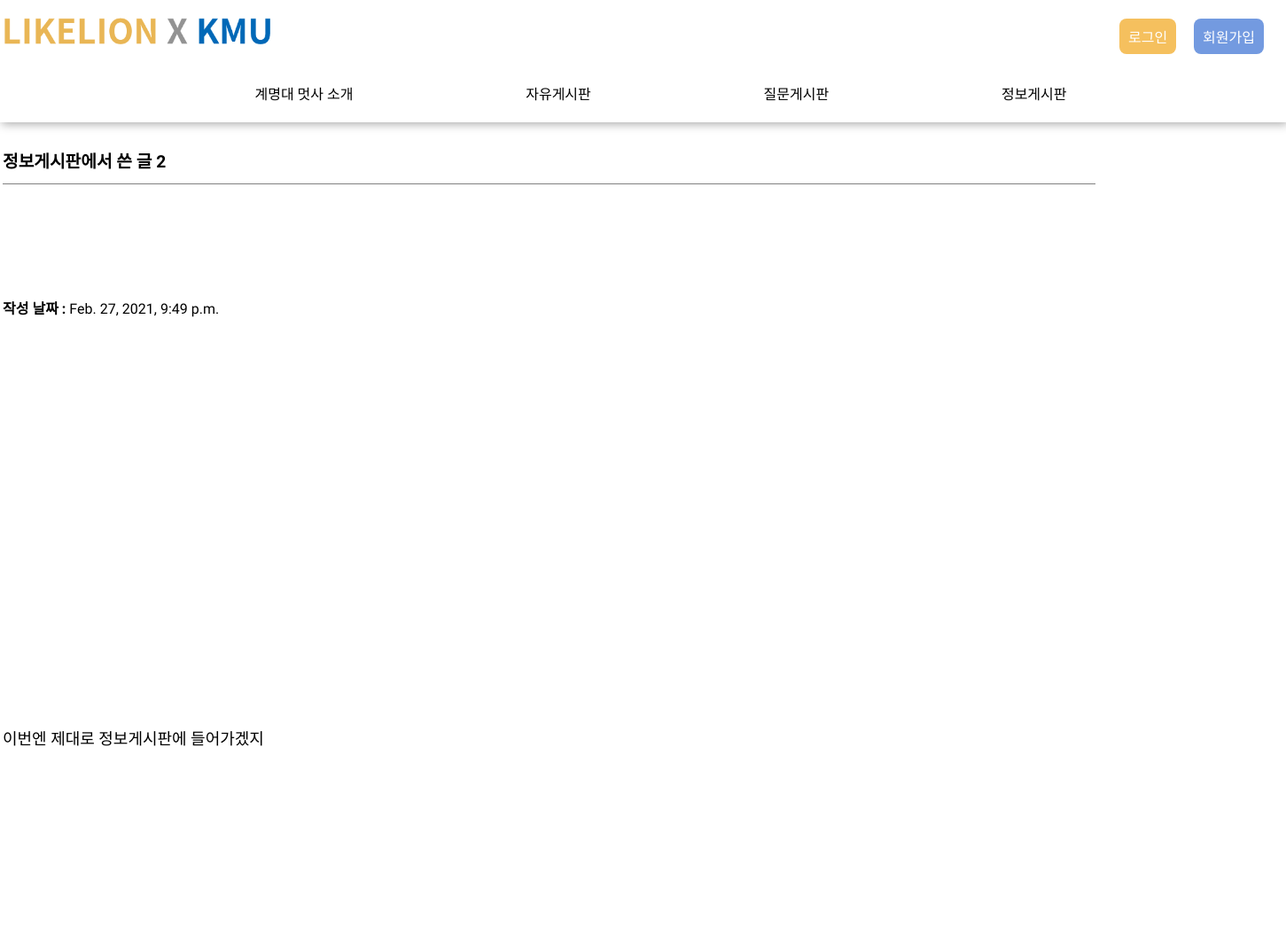
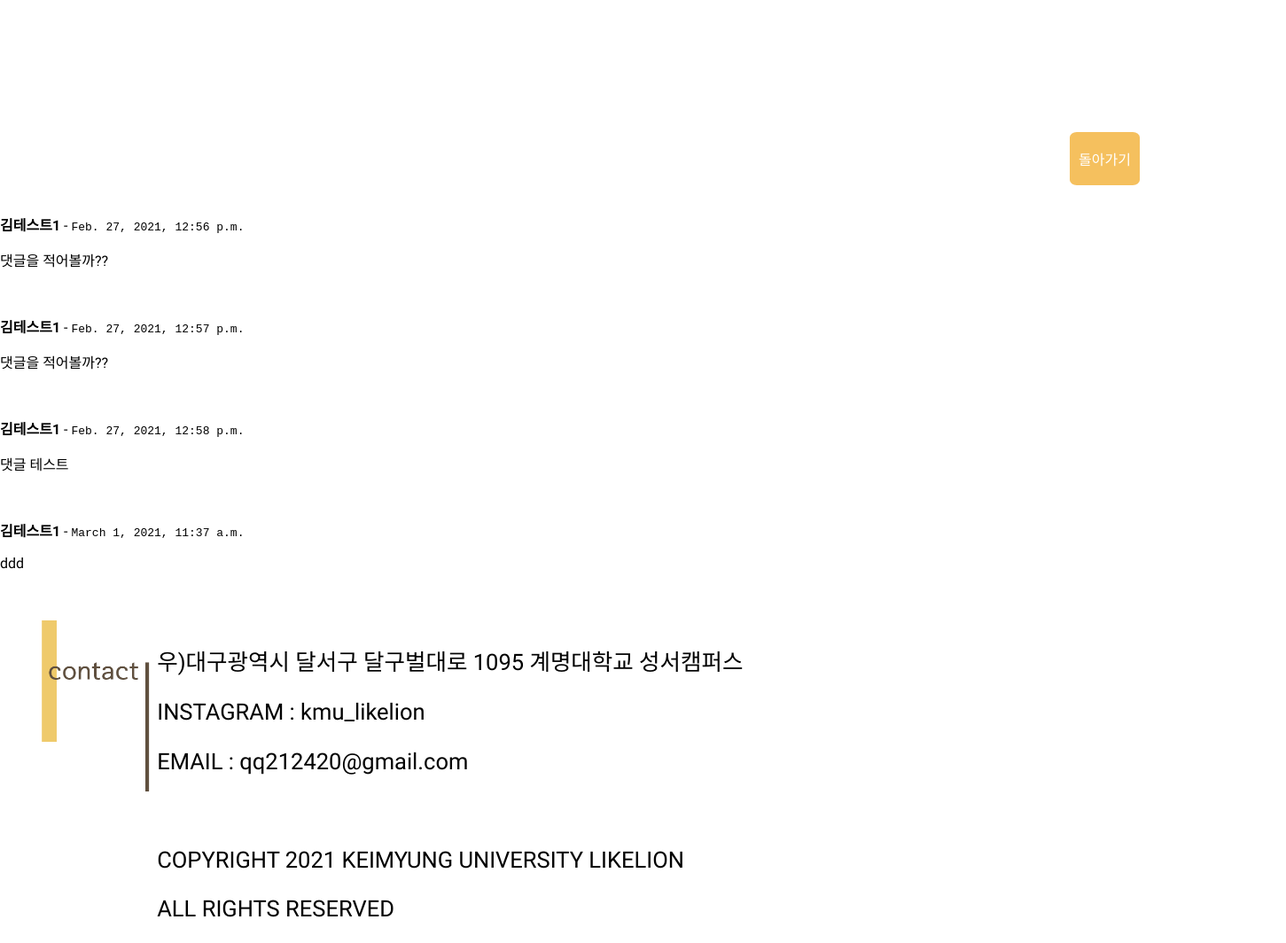
/info/1, run on the app's committed database (2 pictures, top to bottom).
### crud/models.py (models this page shows, shortened)
class Info(models.Model):
    title = models.CharField(max_length=200)
    profile_id = models.ForeignKey(Profile, related_name="Info_profile", on_delete=models.CASCADE, db_column="Info_profile_id")
    pub_date = models.DateTimeField('date published')
    body = models.TextField()

class InfoComment(models.Model):
    info_id = models.ForeignKey(Info, related_name="info", on_delete=models.CASCADE, db_column="info_id")
    profile_id = models.ForeignKey(Profile, related_name="InfoComment_profile", on_delete=models.CASCADE, db_column="InfoComment_profile_id")
    pub_date = models.DateTimeField('date published')
    body = models.TextField(null=False, blank=False)

### account/models.py (models this page shows, shortened)
class Profile(models.Model):
    user_id = models.CharField(max_length = 20) #아이디
    name = models.CharField(max_length = 20) #사용자의 이름
    student_Number = models.CharField(max_length=45) #학번
    user_PW = models.CharField(max_length=256) #사용자의 패스워드
    major = models.CharField(max_length=45) #전공
    age = models.IntegerField() #나이
    admin = models.IntegerField() #유저 권환 1: 관리자, 0: 사용자

### crud/views.py (the view)
# urls.py: path('info/<int:info_id>', views.infoDetail, name="infoDetail"),
def infoDetail(request, info_id):
    info_detail = get_object_or_404(Info, pk=info_id)
    try:
        comments = InfoComment.objects.filter(info_id=info_id)
        try:
            comments = comments.objects.all()
        except AttributeError: # 댓글이 하나밖에 없을때 예외 처리
            pass
    except InfoComment.DoesNotExist: # 댓글이 존재하지 않을때 예외 처리
        comments = None
    content = {
        'info' : info_detail,
        'comments' : comments,
    }
    return render(request, 'infoDetail.html' , content)

### crud/templates/infoDetail.html (shortened to what this page needs)
{% extends 'base.html' %}
{% load static %}
{% block content %}
<head>
    <link rel="stylesheet" href="{% static 'css/infoDetail.css' %}">
</head>
<body>
    <div class="containter">
        <div class="postBody">
            <table>
                <thead>
                    <td colspan="2">
                        <h2>{{ info.title }}</h2>
                    </td>
                </thead>
                <tbody>
                    <td>
                        <p><b>작성 날짜 : </b>{{ info.pub_date }}</p>
                    </td>
                </tbody>
                <tfoot >
                    <tr colspan="2">
                        <td><p p style="width: 118vmin;">{{ info.body }}</p></td>
                    </tr>
                </tfoot>
            </table>
        </div>
        <div class="btnList">
            <ul>
                <li>
                    <div class="freeBack">
                        <p><a href="{% url 'infoList' %}">돌아가기</a></p>
                    </div>
                </li>
            </ul>
        </div>
    </div>
    <div class="container">
        {% for comment in comments %}
            <p><b>{{ comment.profile_id.name }}</b> - <tt>{{ comment.pub_date }}</tt></p>
            <p>{{ comment.body }}</p><br>
        {% endfor %}
    </div>
</body>
{% endblock %}

### crud/static/css/base.css (style rules this page uses)
body { margin:0px; font-family: 'Nanum Gothic', sans-serif; text-decoration: none; color : black; }
a { text-decoration: none; color : black; }
li { list-style: none; }
:root { --button-color: orange; --button-bg-color: white; --button-hover-bg-color: gray; }

### crud/static/css/infoDetail.css (style rules this page uses)
.postBody { display: flex; flex-direction: row; justify-content:space-around; }
.postBody h2 { border: gray; border-bottom: 0.5px solid gray; width: 85vmin; height: 40px; font-size: larger; }
.postBody tfoot { font-family: 'Nanum Gothic', sans-serif; border-radius: 0px; width: 118vmin; height: 50vmin; font-size: large; overflow: scroll; }
.btnList { display: flex; flex-direction: row; justify-content: flex-end; }
.btnList ul { display: flex; margin-right: 10vmin; }
.btnList ul li { text-align: right; display: inline; }
.freeBack { border-radius: 10%; padding: 2px 10px 2px 10px; background-color: rgb(245, 192, 94); margin-right: 20px; }
.freeBack a { color: white; }

### data on the page
Info: title "정보게시판에서 쓴 글 2", pub_date "Feb. 27, 2021, 9:49 p.m.", body "이번엔 제대로 정보게시판에 들어가겠지"
InfoComment: profile_id.name "김테스트1", pub_date "Feb. 27, 2021, 12:56 p.m.", body "댓글을 적어볼까??"
InfoComment: profile_id.name "김테스트1", pub_date "Feb. 27, 2021, 12:57 p.m.", body "댓글을 적어볼까??"
InfoComment: profile_id.name "김테스트1", pub_date "Feb. 27, 2021, 12:58 p.m.", body "댓글 테스트"
InfoComment: profile_id.name "김테스트1", pub_date "March 1, 2021, 11:37 a.m.", body "ddd"
